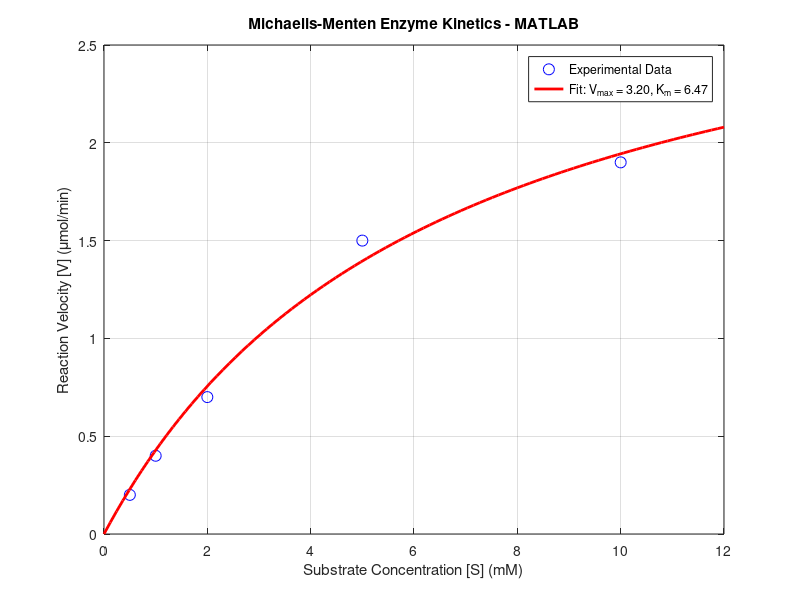

Here is the MATLAB script that generated this plot:
% Michaelis-Menten Enzyme Kinetics - MATLAB (No toolbox version)

% Step 1: Experimental Data
S = [0.5 1.0 2.0 5.0 10.0];   % Substrate concentrations (mM)
V = [0.2 0.4 0.7 1.5 1.9];    % Reaction velocities (μmol/min)

% Step 2: Michaelis-Menten model
michaelis_menten = @(params, S) (params(1) * S) ./ (params(2) + S); 

% Step 3: Objective function (squared error)
error_function = @(params) sum((V - michaelis_menten(params, S)).^2);

% Step 4: Initial guess [Vmax, Km]
initial_guess = [2.0, 2.0];

% Step 5: Use fminsearch to minimize the error function
fit_params = fminsearch(error_function, initial_guess);

Vmax_fit = fit_params(1);
Km_fit = fit_params(2);

% Step 6: Generate fitted curve
S_fit = linspace(0, 12, 100);
V_fit = michaelis_menten(fit_params, S_fit);

% Step 7: Plot
figure
plot(S, V, 'bo', 'MarkerSize', 8, 'DisplayName', 'Experimental Data');
hold on
plot(S_fit, V_fit, 'r-', 'LineWidth', 2, ...
    'DisplayName', sprintf('Fit: V_{max} = %.2f, K_m = %.2f', Vmax_fit, Km_fit));
xlabel('Substrate Concentration [S] (mM)')
ylabel('Reaction Velocity [V] (μmol/min)')
title('Michaelis-Menten Enzyme Kinetics - MATLAB')
legend show
grid on
